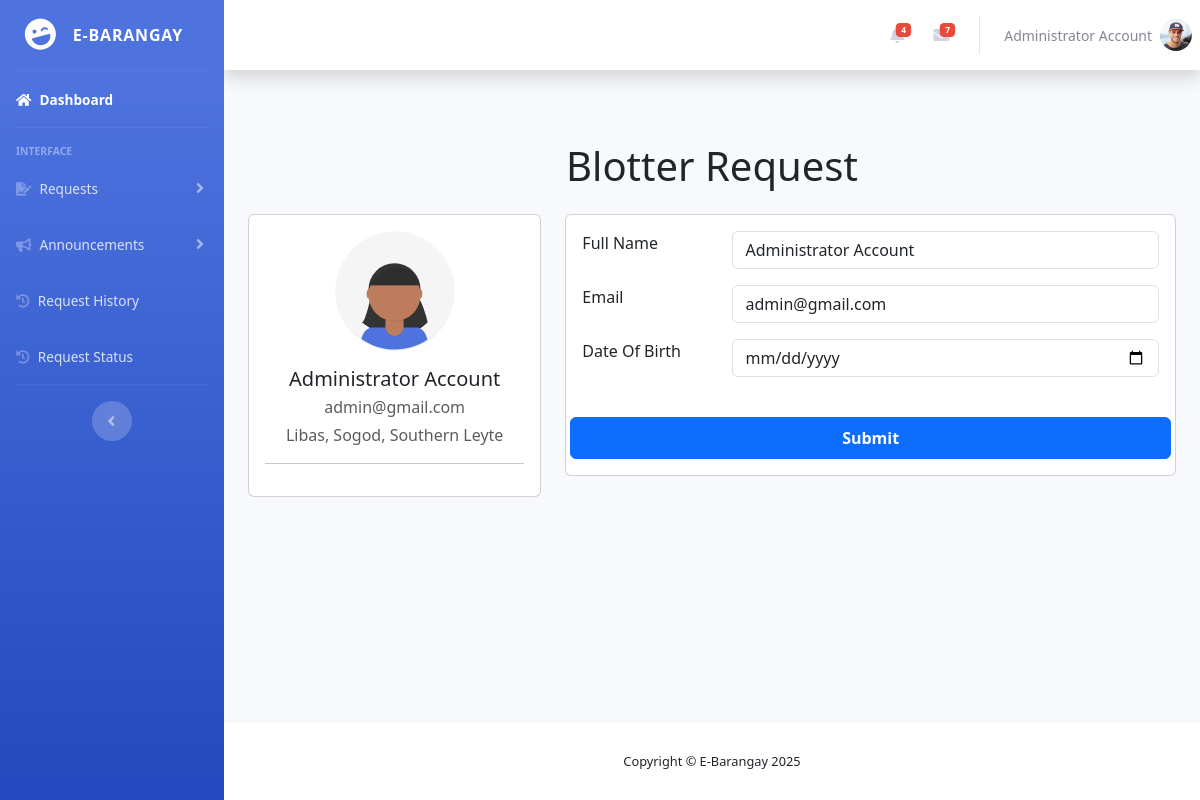
Screenshot of /residents/blotter.php (signed in) with the database file from the repository.
### tables this page shows
CREATE TABLE `accounts` (
  `account_id` varchar(200) NOT NULL,
  `profile_pic` varchar(255) NOT NULL,
  `first_name` varchar(50) NOT NULL,
  `last_name` varchar(50) NOT NULL,
  `date_of_birth` date NOT NULL,
  `address` varchar(200) NOT NULL,
  `contact_number` int(20) NOT NULL,
  `email` varchar(100) NOT NULL,
  `password` varchar(255) NOT NULL,
  `user_type` int(30) NOT NULL,
  `verification_token` varchar(255) NOT NULL,
  `verification_status` varchar(100) NOT NULL,
  `date_registered` timestamp NOT NULL DEFAULT current_timestamp()
);

### residents/blotter.php (the view, shortened to what this page needs)
<?php
    include '../includes/resident/resident_sidebar.php';
    $select_account = $connection->prepare("SELECT * FROM `accounts` WHERE account_id = ? LIMIT 1");
    $select_account->execute([$user_id]);
    $account = $select_account->fetch(PDO::FETCH_ASSOC);
?>
<section>
    <div class="container py-5">
        <h1 class="text-center mb-4">Blotter Request</h1>
        <div class="row">
            <div class="col-lg-4">
                <div class="card mb-4">
                    <div class="card-body text-center">
                        <img src="../components/img/undraw_profile_1.svg" alt="avatar"
                            class="rounded-circle img-fluid mb-3" style="width: 120px;">
                        <h5 class="mb-1"><?php echo ($account['first_name'] . ' ' . $account['last_name']); ?></h5>
                        <p class="text-muted mb-1"><?php echo ($account['email']); ?></p>
                        <p class="text-muted mb-2">
                            <?php echo isset($account['address']) ? ($account['address']) : 'No address provided'; ?>
                        </p>
                        <hr>
                    </div>
                </div>
            </div>
            <div class="col-lg-8">
                <div class="card mb-4">
                    <div class="card-body">
                        <form action="" method="POST" enctype="multipart/form-data">
                            <div class="row mb-3">
                                <div class="col-sm-3">
                                    <label for="full_name" class="mb-0">Full Name</label>
                                </div>
                                <div class="col-sm-9">
                                    <input type="text" class="form-control" id="full_name" name="full_name" value="<?php echo ($account['first_name'] . ' ' . $account['last_name']); ?>" required>
                                </div>
                            </div>
                            <div class="row mb-3">
                                <div class="col-sm-3">
                                    <label for="email" class="mb-0">Email</label>
                                </div>
                                <div class="col-sm-9">
                                    <input type="email" class="form-control" id="email" name="email" value="<?php echo $account['email']; ?>" required>
                                </div>
                            </div>
                            <div class="row mb-3">
                                <div class="col-sm-3">
                                    <label for="dob" class="mb-0">Date Of Birth</label>
                                </div>
                                <div class="col-sm-9">
                                    <input type="date" class="form-control" id="dob" name="dob" value="<?php echo isset($account['date_of_birth']) ? ($account['date_of_birth']) : 'No date provided'; ?>" required>
                                </div>
                            </div>
                            <div class="row">
                                <button type="submit" name="submit" class="btn btn-primary btn-block font-weight-bold py-2 mt-4">
                                    Submit
                                </button>
                            </div>
                        </form>
                    </div>
                </div>
            </div>
        </div>
    </div>
</section>
<?php include '../includes/footer.php'; ?>

### includes/resident/topbar.php (shortened to what this page needs)
<nav class="navbar navbar-expand navbar-light bg-white topbar mb-4 static-top shadow">
    <ul class="navbar-nav ml-auto">
        <li class="nav-item dropdown no-arrow mx-1">
            <a class="nav-link dropdown-toggle" href="#" id="alertsDropdown" role="button"
                data-toggle="dropdown" aria-haspopup="true" aria-expanded="false">
                <?php if ($unreadCount > 0): ?>
                    <span class="badge badge-danger badge-counter"><?= $unreadCount ?></span>
                <?php endif; ?>
            </a>
        </li>
        <li class="nav-item dropdown no-arrow mx-1">
            <a class="nav-link dropdown-toggle" href="#" id="messagesDropdown" role="button"
                data-toggle="dropdown" aria-haspopup="true" aria-expanded="false">
                <span class="badge badge-danger badge-counter">7</span>
            </a>
        </li>
        <li class="nav-item dropdown no-arrow">
            <a class="nav-link dropdown-toggle" href="#" id="userDropdown" role="button"
                data-toggle="dropdown" aria-haspopup="true" aria-expanded="false">
                <span class="mr-2 d-none d-lg-inline text-gray-600 small">
                    <?= ($fetch_user['first_name'] . ' ' . $fetch_user['last_name']); ?>
                </span>
                <img class="img-profile rounded-circle"
                    src="../uploads/<?= ($fetch_user['profile_pic']); ?>">
            </a>
        </li>
    </ul>
</nav>
<div class="container-fluid">

### rows the page displays
accounts: first_name "Administrator", last_name "Account", profile_pic (picture), email "admin@gmail.com", address "Libas, Sogod, Southern Leyte", full_name "Administrator Account"

### other values shown
$unreadCount "4"
